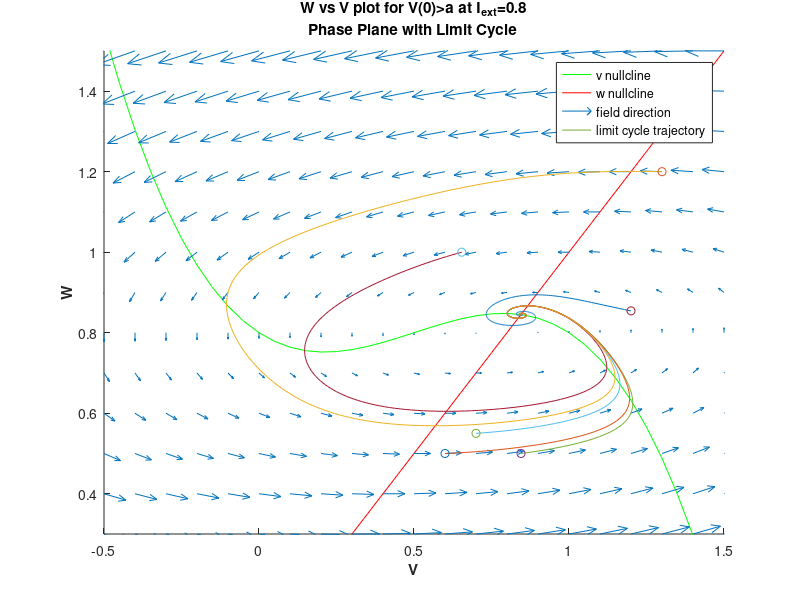

Write MATLAB code to recreate this figure.
function LCcase3
Y1=[0.8452,0.5000];
Y2=[0.7,0.5500];
Y3=[0.654,1];
Y4=[1.2, 0.8542];
Y5=[0.6,0.5000];
Y6=[1.3,1.2];
a=0.5;r=0.1;b=0.1;I0=0.8;
x1 = -1.5;
x2 = 1.5;
y1 = -1.5;
y2 = 1.5;
t=0:0.1:100;
options=odeset('RelTol',1.e-5);
[T1, Yt1]=ode45(@dydt_FHN,t,Y1,options,a,b,r,I0);
options=odeset('RelTol',1.e-5);
[T2, Yt2]=ode45(@dydt_FHN,t,Y2,options,a,b,r,I0);
options=odeset('RelTol',1.e-5);
[T3, Yt3]=ode45(@dydt_FHN,t,Y3,options,a,b,r,I0);
options=odeset('RelTol',1.e-5);
[T4, Yt4]=ode45(@dydt_FHN,t,Y4,options,a,b,r,I0);
options=odeset('RelTol',1.e-5);
[T5, Yt5]=ode45(@dydt_FHN,t,Y5,options,a,b,r,I0);
options=odeset('RelTol',1.e-5);
[T6, Yt6]=ode45(@dydt_FHN,t,Y6,options,a,b,r,I0);


[v_values, w_values] = meshgrid(x1:0.1:x2, y1:0.1:y2);
vdot= v_values*(a-v_values)*(v_values-1)-w_values+I0;
wdot = b*v_values-r*w_values;
%determine and plot the v,w-nullclines
vpts=(x1:.05:x2);
vnullpts=-vpts.*(vpts-a).*(vpts-1)+ I0;
wnullpts= (vpts*b)/r;
figure(1);clf;
hold on;
plot(vpts,vnullpts,'green',vpts,wnullpts,'red');
hold on;
h1 = quiver(v_values, w_values, vdot, wdot);
set(h1,'AutoScale','on', 'AutoScaleFactor', 3)
hold on;
plot(Yt1(:,1),Yt1(:,2)); % V-w phase plane
hold on;
plot(Yt2(:,1),Yt2(:,2)); % V-w phase plane
hold on;
plot(Yt3(:,1),Yt3(:,2)); % V-w phase plane
hold on;
plot(Yt4(:,1),Yt4(:,2)); % V-w phase plane
hold on;
plot(Yt5(:,1),Yt5(:,2)); % V-w phase plane
hold on;
plot(Yt6(:,1),Yt6(:,2)); % V-w phase plane
hold on;
plot(Y1(1),Y1(2), '-o')
hold on;
plot(Y2(1),Y2(2), '-o')
hold on;
plot(Y3(1),Y3(2), '-o')
hold on;
plot(Y4(1),Y4(2), '-o')
hold on;
plot(Y5(1),Y5(2), '-o')
hold on;
plot(Y6(1),Y6(2), '-o')
% labels = 'Starting point';
% plot(v0,w0, '-o')
% text(v0,w0,labels, 'VerticalAlignment','top','HorizontalAlignment','left');
xlabel('\bf{V}'); ylabel('\bf{W}');
title({'W vs V plot for V(0)>a at I_{ext}=0.8'; 'Phase Plane with Limit Cycle'})
legend('v nullcline','w nullcline', 'field direction', 'limit cycle trajectory');
axis([-.5 x2 0.3 y2]);
end
function dY=dydt_FHN(t,Y,a,b,r,I0)
v=Y(1);
w=Y(2);
dY=zeros(2,1);
dY(1)=-v*(v-a)*(v-1)-w+I0;
dY(2)=b*v-r*w;
end

